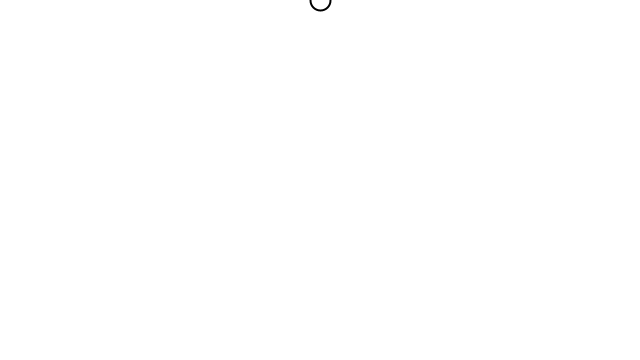
Frame 1 (no input)
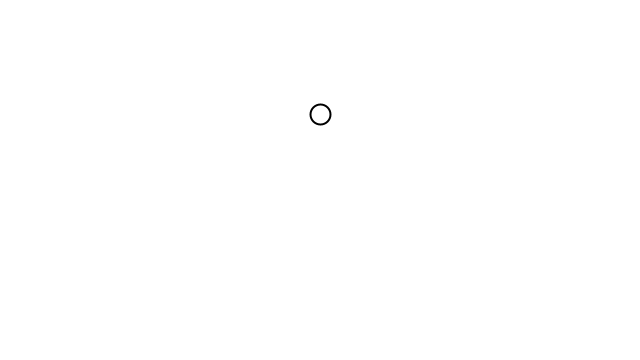
Frame 60 (the mouse pressed at the canvas centre just before this capture)
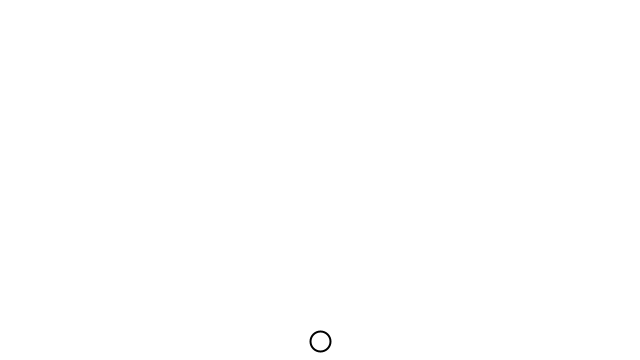
Frame 120 (the mouse held since frame 60 and released just before this capture)

The Processing sketch that drew these frames (run headless with seeded random() and noise(); from frame 60 on, the mouse is pressed at the canvas centre):

// Processing sketch: Mover_friction
// ── Mover_friction.pde
Mover mover;

void setup(){
  size(640,360);
  mover = new Mover();
}

void draw(){
  background(255);
  PVector gravity = new PVector(0,1);
  gravity.mult(mover.mass);
  mover.applyForce(gravity);
  
  PVector friction = mover.velocity.get();
  friction.normalize();
  float C = -0.1;
  friction.mult(C);
  mover.applyForce(friction);
  
  mover.display();
  mover.move();
  mover.edges();
}
// ── Mover.pde
class Mover{
 
  PVector location;
  PVector velocity;
  PVector acceleration;
  
  float mass = 1;
  
  Mover(){
   location = new PVector(width/2,0);
   velocity = new PVector(0,0);
   acceleration = new PVector(0,0);
  }
  
  void applyForce(PVector force){
    PVector f = force.get();
    acceleration.add(f);
      
  }
  
  void display(){
    fill(255);
    stroke(0);
    strokeWeight(2);
    ellipse(location.x,location.y,20,20);
  }
  
  void move(){
     velocity.add(acceleration);
     location.add(velocity);
     acceleration.mult(0);
  }
  
  void edges(){
   if(location.x>width){
      location.x = width;
      velocity.x = -1*velocity.x;
    }
    if(location.x <0){
      location.x = 0;
      velocity.x = -1*velocity.x;
    }
    if(location.y>height){
      location.y = height;
      velocity.y = -1*velocity.y;
    } 
  }
  
  
  
}
